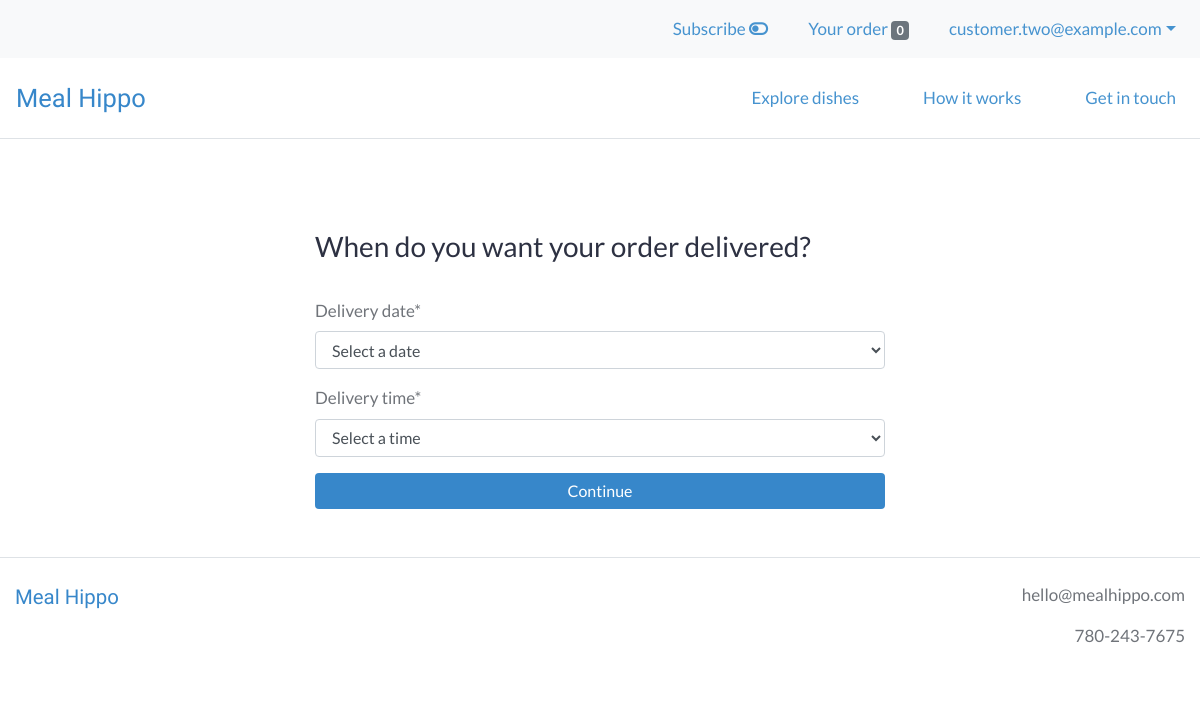
/order/timing (signed in), run on an earlier commit of the app's database.
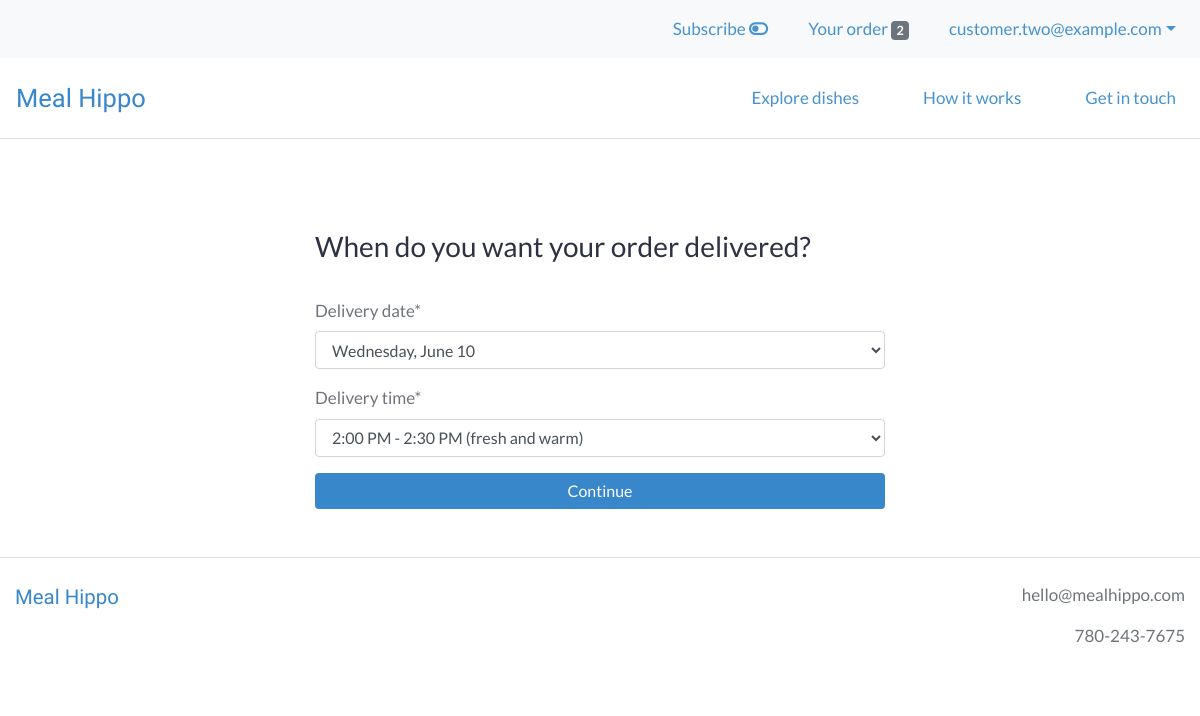
And on a later commit of the database.
### users/models.py (models this page shows, shortened)
class CustomUser(AbstractBaseUser):
    email = models.EmailField(unique=True)
    is_active = models.BooleanField(default=True)
    is_admin = models.BooleanField(default=False)
    objects = CustomUserManager()
    USERNAME_FIELD = 'email'
    REQUIRED_FIELDS = []

### webplatform/models.py (models this page shows, shortened)
class Order(models.Model):
    user = models.ForeignKey(settings.AUTH_USER_MODEL, on_delete=models.CASCADE)
    items = models.ManyToManyField(OrderItem)
    delivery_date = models.DateField(null=True)
    delivery_time = models.TimeField(null=True)
    is_completed = models.BooleanField(default=False)
    payment = models.ForeignKey(Payment, on_delete=models.SET_NULL, blank=True, null=True)
    created_at = models.DateTimeField(auto_now_add=True)
    modified_at = models.DateTimeField(auto_now=True)

### webplatform/views.py (the view)
# urls.py: path('order/timing', views.OrderTimingView.as_view(), name='order_timing_view'),
class OrderTimingView(IsSubscribedMixin, LoginRequiredMixin, UpdateView):
    login_url = 'login'
    template_name = 'webplatform/order_timing_view.html'
    form_class = forms.OrderTimingForm
    success_url = reverse_lazy('webplatform:order_delivery_view')
    def get_object(self):
        order_qs = models.Order.objects.filter(user=self.request.user, is_completed=False)
        if order_qs.exists():
            order = order_qs[0]
            if order.items.count() > 0:
                return order

### webplatform/templatetags/cart_templatetags.py (called while the page is built)
@register.filter
def cart_item_count(user):
    if user.is_authenticated:
        queryset = models.Order.objects.filter(user=user, is_completed=False)
        if queryset.exists():
            return queryset[0].items.count()
    return 0

### webplatform/views.py (called while the page is built)
    def get_context_data(self, **kwargs):
        context = super(IsSubscribedMixin, self).get_context_data(**kwargs)
        if self.request.user.is_authenticated:
            user_subscription_qs = models.UserSubscription.objects.filter(user=self.request.user)
            user_subscription = user_subscription_qs[0]
            context['is_subscribed'] = user_subscription.is_subscribed
        return context

### webplatform/templates/webplatform/order_timing_view.html (shortened to what this page needs)
{% extends 'base.html' %}
{% load static %}
{% load crispy_forms_tags %}
{% load humanize %}
{% block content %}
<div class="container-fluid my-5">
  <div class="row">
    <div class="col-lg-6 offset-lg-3 col-md-8 offset-md-2 col-12">
      <h3>When do you want your order delivered?</h3>
      <form method="post">
        {{ form|crispy }}
        <input type="submit" value="Continue" class="btn btn-primary btn-block">
      </form>
    </div>
  </div>
</div>
{% endblock %}

### templates/base.html (shortened to what this page needs)
{% load static %}
{% load cart_templatetags %}
<!DOCTYPE html>
<html lang="en" dir="ltr">
  <head>
    <link rel="stylesheet" href="https://stackpath.bootstrapcdn.com/bootstrap/4.4.1/css/bootstrap.min.css">
    <link rel="stylesheet" type="text/css" href="{% static 'style.css' %}">
  </head>
  <body>
    {% if user.is_authenticated %}
        <nav class="navbar navbar-expand-md navbar-light user-nav bg-light">
            <ul class="navbar-nav ml-md-auto mx-md-0 mx-auto text-md-left text-center">
              <li class="nav-item mr-4">
                <a class="nav-link" href="{% url 'webplatform:subscribe_toggle' request.path %}">{% if is_subscribed %}Subscribed <i class="fas fa-toggle-on"></i>{% else %}<span data-toggle="tooltip" data-placement="bottom" title="Save 5% on all orders">Subscribe <i class="fas fa-toggle-off"></i></span>{% endif %}</a>
              <li class="nav-item mr-4">
                <a class="nav-link" href="{% url 'webplatform:order_items_view' %}">
                  Your order <span class="badge badge-secondary">{{ request.user|cart_item_count }}</span>
                </a>
              </li>
              <li class="nav-item dropdown">
                <a class="nav-link dropdown-toggle" data-toggle="dropdown" href="#" role="button" aria-haspopup="true" aria-expanded="false">{{ request.user.email }}</a>
              </li>
            </ul>
        </nav>
    {% endif %}
    <nav class="navbar navbar-expand-md navbar-light py-3 border-bottom">
      <a class="navbar-brand" href="{% url 'webplatform:home_view' %}">Meal&nbsp;Hippo</a>
      <div class="collapse navbar-collapse" id="navbarText">
        <ul class="navbar-nav ml-auto">
          <li class="nav-item mr-5">
            <a class="nav-link" href="{% url 'webplatform:order_items_view' %}">Explore dishes</a>
          </li>
          <li class="nav-item mr-5">
            <a class="nav-link" href="{% url 'webplatform:support_view' %}">How it works</a>
          </li>
          <li class="nav-item">
            <a class="nav-link" href="{% url 'webplatform:contact_view' %}">Get in touch</a>
          </li>
        </ul>
      </div>
    </nav>
    {% block content %}
    {% endblock %}
    <footer>
      <div class="container-fluid text-center py-4 mb-5 border-top">
        <div class="row">
          <div class="col-sm text-sm-left mb-4">
            <span class="logo">
              <a href="{% url 'webplatform:home_view' %}">Meal&nbsp;Hippo</a>
            </span>
          </div>
          <div class="col-sm text-sm-right">
            <p>hello@mealhippo.com</p>
            <p>780-243-7675</p>
          </div>
        </div>
      </div>
    </footer>
  </body>
</html>

What changed in the data, as far as the page shows it:
computed for CustomUser "customer.two@example.com": user|cart_item_count "0" → "2"
added Order: delivery_date "Wednesday, June 10", delivery_time "2:00 PM - 2:30 PM (fresh and warm)"
Also different on the page:
form field delivery_date: "Select a date" → (not shown)
form field delivery_time: "Select a time" → (not shown)
